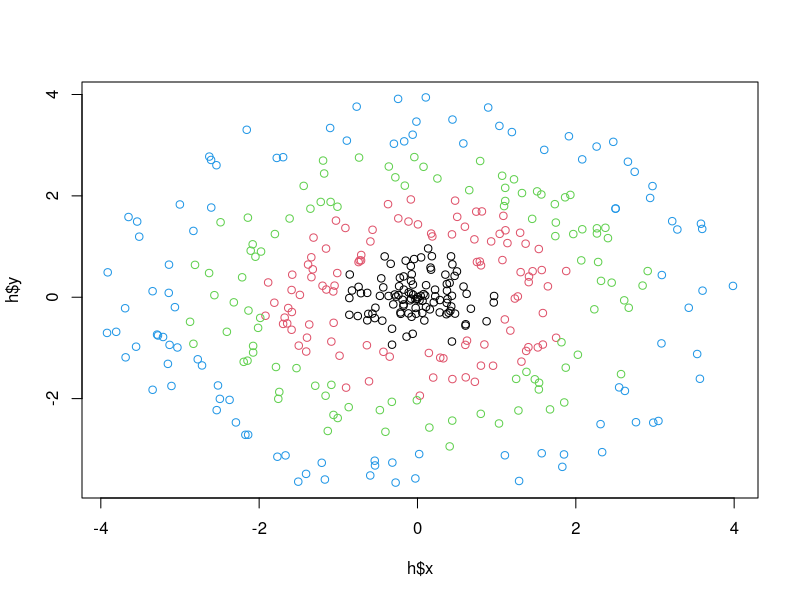
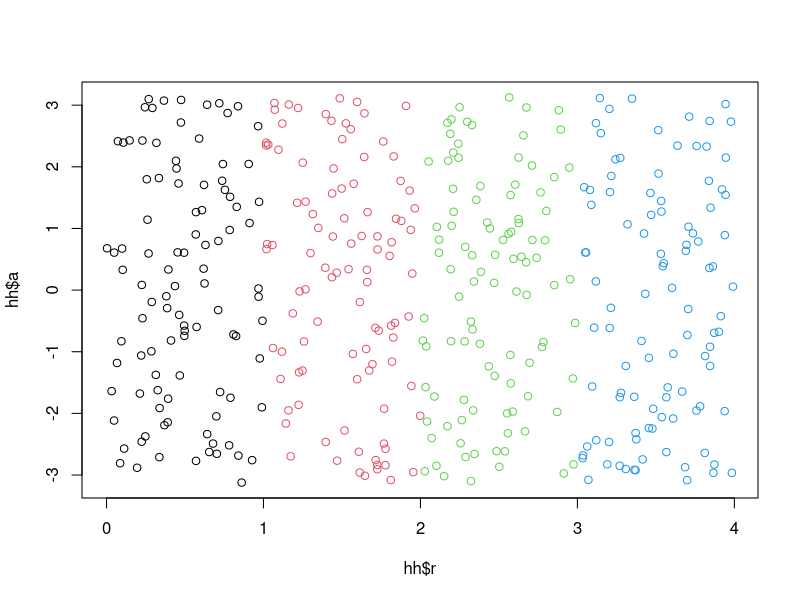
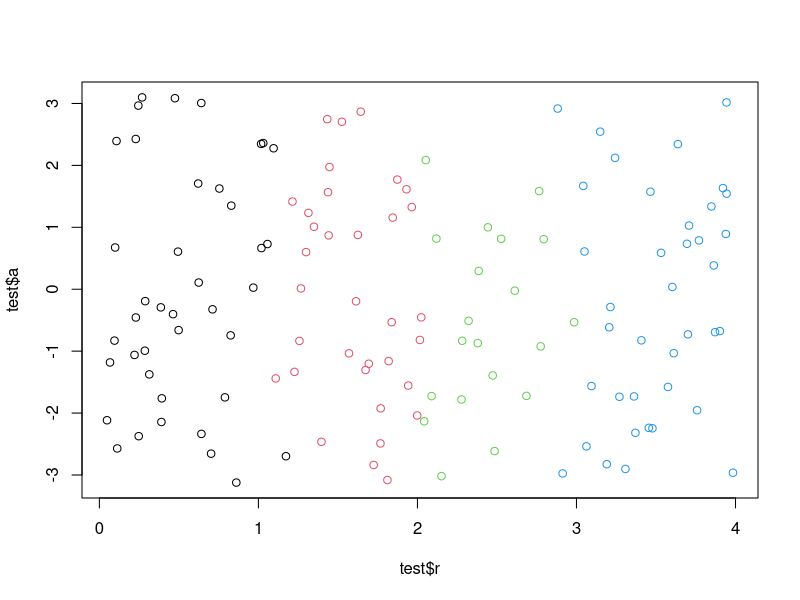

Recreate these plots in R, in order.
h <- read.csv("patron3.csv")
head(h)
plot(h$x,h$y,col=h$clase)

#Hacemos la transformación de las coordenadas a polares
r <- sqrt(h$x^2+h$y^2)  #radio
a <- atan2(h$y,h$x)

#Lo pongo uno en hh
hh <- cbind(r,a, h$clase)
head(hh)
colnames(hh) <- c("r","a","clase") #le cambio el nombre
head(hh)
str(hh)

#Convertimos a un dataframe
hh<-as.data.frame(hh)
str(hh)

#Visualizamos
plot(hh$r, hh$a, col= hh$clase)

#Empecemos entonces con MSV
library(e1071)

#Dividimos en train y test
x <- runif(nrow(hh))
train <- hh[which(x<.7),]
test <- hh[which(x>=.7),]

nrow(train)
nrow(test)

#Aplicamos el modelo
svm.model <- svm(formula = clase ~ r+a, data = train)

#Obtenemos su prediccion
svm.pred <- predict(svm.model,newdata=test)

#Recortamos los datos y los volvemos enteros
q <- floor(svm.pred+.5)
q
table(q)

#Vemos de vuelta nuestro grafico
plot(test$r, test$a, col=q )

#Construimos la matriz
m <- matrix(nrow=4, ncol=4)

for(i in 1:4) {
  for(j in 1:4) {
    m[i,j] <- length(which(test$clase == i & q == j))
  }
}
m
